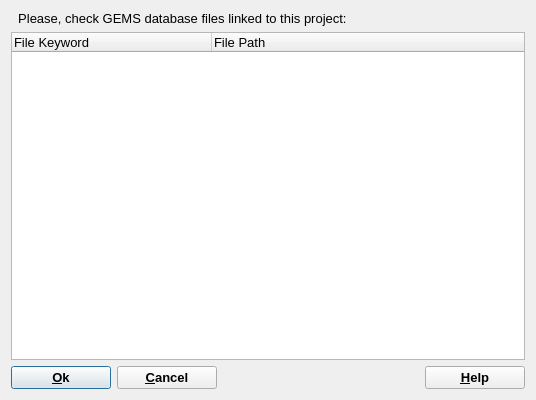
<?xml version="1.0" encoding="UTF-8"?>
<ui version="4.0">
 <comment>Dialog for selecting profile record</comment>
 <class>ListFilesDialogData</class>
 <widget class="QDialog" name="ListFilesDialogData">
  <property name="windowModality">
   <enum>Qt::WindowModal</enum>
  </property>
  <property name="geometry">
   <rect>
    <x>0</x>
    <y>0</y>
    <width>536</width>
    <height>400</height>
   </rect>
  </property>
  <property name="minimumSize">
   <size>
    <width>450</width>
    <height>400</height>
   </size>
  </property>
  <property name="font">
   <font>
    <pointsize>10</pointsize>
   </font>
  </property>
  <property name="windowTitle">
   <string>Database File Configuration for Modelling Project</string>
  </property>
  <layout class="QVBoxLayout" name="verticalLayout">
   <item>
    <widget class="QLabel" name="pLabel">
     <property name="text">
      <string>  Please, check GEMS database files linked to this project:</string>
     </property>
     <property name="alignment">
      <set>Qt::AlignLeading|Qt::AlignLeft|Qt::AlignVCenter</set>
     </property>
     <property name="wordWrap">
      <bool>false</bool>
     </property>
    </widget>
   </item>
   <item>
    <widget class="QTreeWidget" name="pListFiles">
     <property name="selectionMode">
      <enum>QAbstractItemView::MultiSelection</enum>
     </property>
     <attribute name="headerCascadingSectionResizes">
      <bool>true</bool>
     </attribute>
     <attribute name="headerDefaultSectionSize">
      <number>200</number>
     </attribute>
     <column>
      <property name="text">
       <string>File Keyword</string>
      </property>
     </column>
     <column>
      <property name="text">
       <string>File Path</string>
      </property>
     </column>
    </widget>
   </item>
   <item>
    <layout class="QHBoxLayout" name="layout1">
     <item>
      <widget class="QPushButton" name="pGO_OKButton">
       <property name="sizePolicy">
        <sizepolicy hsizetype="Minimum" vsizetype="Minimum">
         <horstretch>0</horstretch>
         <verstretch>0</verstretch>
        </sizepolicy>
       </property>
       <property name="minimumSize">
        <size>
         <width>100</width>
         <height>0</height>
        </size>
       </property>
       <property name="font">
        <font>
         <weight>75</weight>
         <bold>true</bold>
        </font>
       </property>
       <property name="toolTip">
        <string>Files selections is finisded OK</string>
       </property>
       <property name="text">
        <string>&amp;Ok</string>
       </property>
       <property name="shortcut">
        <string>Alt+O</string>
       </property>
       <property name="default">
        <bool>true</bool>
       </property>
      </widget>
     </item>
     <item>
      <widget class="QPushButton" name="pCancelButton">
       <property name="sizePolicy">
        <sizepolicy hsizetype="Minimum" vsizetype="Minimum">
         <horstretch>0</horstretch>
         <verstretch>0</verstretch>
        </sizepolicy>
       </property>
       <property name="minimumSize">
        <size>
         <width>100</width>
         <height>0</height>
        </size>
       </property>
       <property name="font">
        <font>
         <weight>75</weight>
         <bold>true</bold>
        </font>
       </property>
       <property name="text">
        <string>&amp;Cancel</string>
       </property>
       <property name="shortcut">
        <string>Alt+C</string>
       </property>
      </widget>
     </item>
     <item>
      <spacer>
       <property name="orientation">
        <enum>Qt::Horizontal</enum>
       </property>
       <property name="sizeType">
        <enum>QSizePolicy::Expanding</enum>
       </property>
       <property name="sizeHint" stdset="0">
        <size>
         <width>351</width>
         <height>20</height>
        </size>
       </property>
      </spacer>
     </item>
     <item>
      <widget class="QPushButton" name="pHelpButton">
       <property name="sizePolicy">
        <sizepolicy hsizetype="Minimum" vsizetype="Minimum">
         <horstretch>0</horstretch>
         <verstretch>0</verstretch>
        </sizepolicy>
       </property>
       <property name="minimumSize">
        <size>
         <width>100</width>
         <height>0</height>
        </size>
       </property>
       <property name="font">
        <font>
         <weight>75</weight>
         <bold>true</bold>
        </font>
       </property>
       <property name="toolTip">
        <string>Learn aboutModelling Project concept and project configuration</string>
       </property>
       <property name="text">
        <string>&amp;Help</string>
       </property>
       <property name="shortcut">
        <string>F1</string>
       </property>
      </widget>
     </item>
    </layout>
   </item>
  </layout>
 </widget>
 <layoutdefault spacing="6" margin="11"/>
 <tabstops>
  <tabstop>pListFiles</tabstop>
  <tabstop>pGO_OKButton</tabstop>
  <tabstop>pCancelButton</tabstop>
 </tabstops>
 <resources/>
 <connections>
  <connection>
   <sender>pGO_OKButton</sender>
   <signal>clicked()</signal>
   <receiver>ListFilesDialogData</receiver>
   <slot>accept()</slot>
   <hints>
    <hint type="sourcelabel">
     <x>20</x>
     <y>20</y>
    </hint>
    <hint type="destinationlabel">
     <x>20</x>
     <y>20</y>
    </hint>
   </hints>
  </connection>
  <connection>
   <sender>pHelpButton</sender>
   <signal>clicked()</signal>
   <receiver>ListFilesDialogData</receiver>
   <slot>CmHelp()</slot>
   <hints>
    <hint type="sourcelabel">
     <x>20</x>
     <y>20</y>
    </hint>
    <hint type="destinationlabel">
     <x>20</x>
     <y>20</y>
    </hint>
   </hints>
  </connection>
  <connection>
   <sender>pCancelButton</sender>
   <signal>clicked()</signal>
   <receiver>ListFilesDialogData</receiver>
   <slot>reject()</slot>
   <hints>
    <hint type="sourcelabel">
     <x>20</x>
     <y>20</y>
    </hint>
    <hint type="destinationlabel">
     <x>20</x>
     <y>20</y>
    </hint>
   </hints>
  </connection>
 </connections>
</ui>
